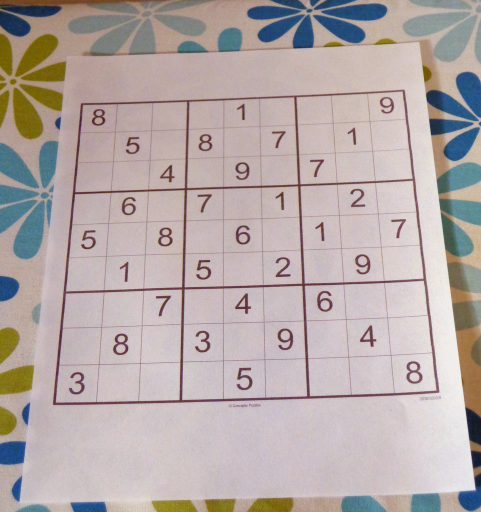
#> input picture examples/sudoku_puzzle.jpg, 962 x 1024 px, found by its file name (shown at 1/2 size)
$ python board_img_arr.py   (older library calls are emulated)
#> lines starting #> are read from the running program, lines starting #| are printed output that depends on the picture; after the words box and inside, x2 and y2 are one past the last pixel; in counts of white or black regions, pixels touching at a corner belong together
#> in __init__, img is the input picture: shape (1024, 962, 3); mean B, G, R 167.9, 169.5, 181
### opencv_sudoku_solver/pyimagesearch/sudoku/puzzle.py
# import the necessary packages
from imutils.perspective import four_point_transform
from skimage.segmentation import clear_border
import numpy as np
import imutils
import cv2
from matplotlib import pyplot as plt

# import modules
from . import multi_img_view


def find_puzzle(image: np.ndarray, debug: bool = False) \
        -> (np.ndarray, np.ndarray):
    """
    Find the puzzle in the input image
    :param image:   image data
    :param debug:   whether to show intermediate images
    :return:        transformed (bird view) image in (1) RGB and (2) Grayscale
    """
#> called with debug = False
    debug_imgs = []  # for debug only, to-show imgs
    debug_subtitles = []  # for debug only, subtitles of the to-show imgs

    # convert the image to grayscale and blur it slightly
    gray = cv2.cvtColor(image, cv2.COLOR_BGR2GRAY)
    blurred = cv2.GaussianBlur(gray, (7, 7), 3)

    # check to see the operations done on the original image
    if debug:
        debug_imgs.append(image.copy())
        debug_subtitles.append("Puzzle Original")
        debug_imgs.append(gray.copy())
        debug_subtitles.append("Puzzle Gray")
        debug_imgs.append(blurred.copy())
        debug_subtitles.append("Puzzle Blurred")

    # apply adaptive thresholding and then invert the threshold map
    thresh = cv2.adaptiveThreshold(blurred, 255,
                                   cv2.ADAPTIVE_THRESH_GAUSSIAN_C, cv2.THRESH_BINARY, 11, 2)
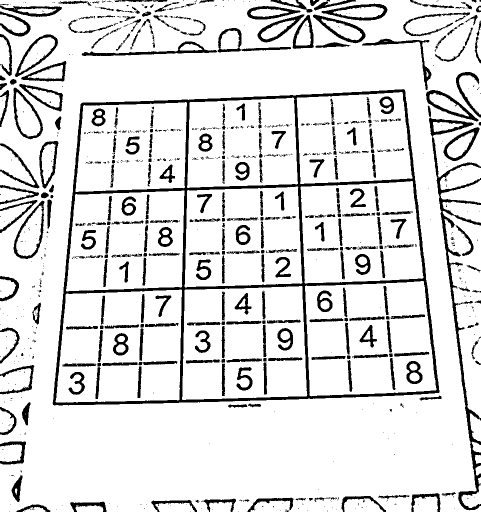
#> thresh: shape (1024, 962) (shown at 1/2 size); 87.1% white; 832 black regions (489 under 20 px), largest, box (x1, y1, x2, y2) and area: (105, 178, 879, 811) 29346, (858, 235, 962, 1021) 8399, (163, 83, 434, 112) 1726
    thresh = cv2.bitwise_not(thresh)
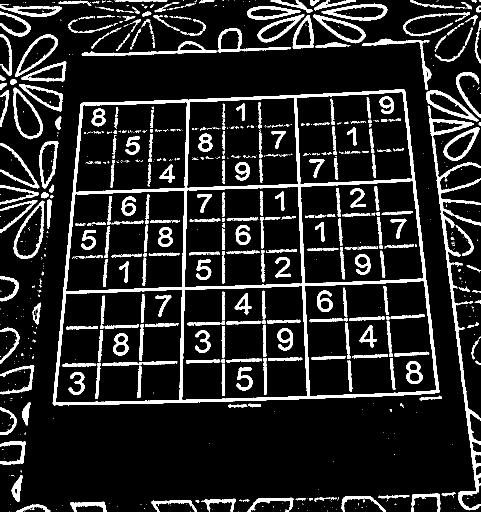
#> thresh: shape (1024, 962) (shown at 1/2 size); 12.9% white; 832 white regions (489 under 20 px)

    # check to see if we are visualizing each step of the image
    # processing pipeline (in this case, thresholding)
    if debug:
        debug_imgs.append(thresh.copy())
        debug_subtitles.append("Puzzle Thresh")

    # find contours in the thresholded image and sort them by size in
    # descending order
    cnts = cv2.findContours(thresh.copy(), cv2.RETR_EXTERNAL,
                            cv2.CHAIN_APPROX_SIMPLE)
#> cnts = 420 contours, 310 with area under 20; largest, box (x1, y1, x2, y2) and area: (105, 178, 879, 811) 430572, (858, 235, 962, 1021) 7705, (27, 401, 89, 518) 4228, (26, 175, 86, 279) 3666, (30, 69, 116, 154) 3168
    cnts = imutils.grab_contours(cnts)
    cnts = sorted(cnts, key=cv2.contourArea, reverse=True)

    # initialize a contour that corresponds to the puzzle outline
    puzzle_cnt = None

    # loop over the contours
    for c in cnts:
        # approximate the contour
        peri = cv2.arcLength(c, True)
        approx = cv2.approxPolyDP(c, 0.02 * peri, True)

        # if our approximated contour has four points, then we can
        # assume we have found the outline of the puzzle
        if len(approx) == 4:
            puzzle_cnt = approx
            break
#> this loop made 1 pass
#> (peri, puzzle_cnt) on pass 1: (2723.2, [[809, 180], [163, 206], [106, 809], [877, 785]])

    # if the puzzle contour is empty then our script could not find
    # the outline of the sudoku puzzle so raise an error
    if puzzle_cnt is None:
        raise Exception(("Could not find Sudoku puzzle outline. "
                         "Try debugging your thresholding and contour steps."))

    # check to see if we are visualizing the outline of the detected
    # sudoku puzzle
    if debug:
        # draw the contour of the puzzle on the image and then display
        # it to our screen for visualization/debugging purposes
        output = image.copy()
        cv2.drawContours(output, [puzzle_cnt], -1, (0, 255, 0), 2)
        debug_imgs.append(output)
        debug_subtitles.append("Puzzle Outline")

    # apply a four point perspective transform to both the original
    # image and grayscale image to obtain a top-down birds eye view
    # of the puzzle
    puzzle = four_point_transform(image, puzzle_cnt.reshape(4, 2))
    warped = four_point_transform(gray, puzzle_cnt.reshape(4, 2))
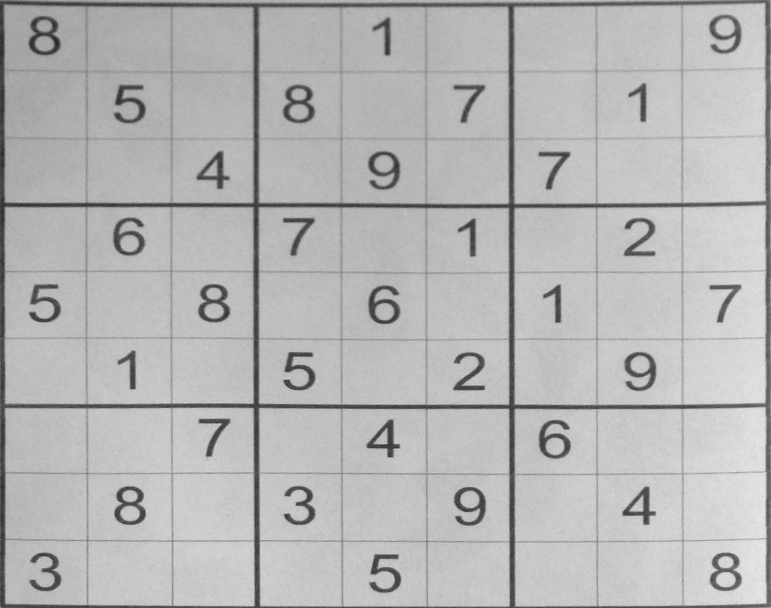
#> warped: shape (608, 771); min 39, max 233, mean 181.7

    # check to see if we are visualizing the perspective transform
    if debug:
        # show the output warped image (again, for debugging purposes)
        debug_imgs.append(puzzle.copy())
        debug_subtitles.append("Puzzle Transform")

    # Show Debug Images
    if debug:
        _ = multi_img_view.multi_img_view(
            images=debug_imgs, subtitles=debug_subtitles, col_cnt=3, row_cnt=2,
            title="Find Puzzle", fig_size=None, close_all=True)
        plt.show()

    # return a 2-tuple of puzzle in both RGB and grayscale
    return puzzle, warped


def extract_digit(cell: np.ndarray, debug: bool = False, final: bool = False) \
        -> np.ndarray:
    """
    Extract the sub-images of digits on the board
    :param cell:    an ROI representing an individual cell of the Sudoku puzzle
                        (it may or may not contain a digit)
    :param debug:   whether to show intermediate images
    :param final:   whether the final mode is on, for EI339 final test images only
    :return:        None if no digit contours found
    """
    debug_imgs = []  # for debug only, to-show imgs
    debug_subtitles = []  # for debug only, subtitles of the to-show imgs
    if debug:
        debug_imgs.append(cell.copy())
        debug_subtitles.append("Cell Original")

    # apply automatic thresholding to the cell and then clear any
    # connected borders that touch the border of the cell
    thresh = cv2.threshold(cell, 0, 255,
                           cv2.THRESH_BINARY_INV | cv2.THRESH_OTSU)[1]
    if final:  # dilate/strengthen the writings
        kernel_size = 6
        kernel = np.ones((kernel_size, kernel_size), np.uint8)
        thresh = cv2.dilate(thresh, kernel=kernel, iterations=1)

    if debug:
        debug_imgs.append(thresh.copy())
        debug_subtitles.append("Threshold")
    thresh = clear_border(thresh)

    # check to see if we are visualizing the cell thresholding step
    if debug:
        debug_imgs.append(thresh.copy())
        debug_subtitles.append("Thresh without Border")

    # find contours in the thresholded cell
    cnts = cv2.findContours(thresh.copy(), cv2.RETR_EXTERNAL,
                            cv2.CHAIN_APPROX_SIMPLE)
    cnts = imutils.grab_contours(cnts)

    # if no contours were found than this is an empty cell
    if len(cnts) == 0:
        if debug:  # show debug images before return
            _ = multi_img_view.multi_img_view(
                images=debug_imgs, subtitles=debug_subtitles, col_cnt=2, row_cnt=2,
                title="Extract Digits - Returned No Contour", fig_size=None, close_all=True)
            plt.show()
        return None

    if final:
        digit = thresh
    else:
        # otherwise, find the largest contour in the cell and create a
        # mask for the contour
        c = max(cnts, key=cv2.contourArea)
        mask = np.zeros(thresh.shape, dtype="uint8")
        cv2.drawContours(mask, [c], -1, 255, -1)
        if debug:
            debug_imgs.append(mask.copy())
            debug_subtitles.append("Mask for the Largest Contour")

        # compute the percentage of masked pixels relative to the total
        # area of the image
        (h, w) = thresh.shape
        percent_filled = cv2.countNonZero(mask) / float(w * h)

        # if less than 3% of the mask is filled then we are looking at
        # noise and can safely ignore the contour
        if percent_filled < 0.03:
            if debug:  # show debug images before return
                _ = multi_img_view.multi_img_view(
                    images=debug_imgs, subtitles=debug_subtitles, col_cnt=2, row_cnt=2,
                    title="Extract Digits - Returned <3%", fig_size=None, close_all=True)
                plt.show()
            return None

        # apply the mask to the thresholded cell
        digit = cv2.bitwise_and(thresh, thresh, mask=mask)

        # check to see if we should visualize the masking step
        if debug:
            debug_imgs.append(digit.copy())
            debug_subtitles.append("Digit by Mask")

    # Show Debug Images
    if debug:
        _ = multi_img_view.multi_img_view(
            images=debug_imgs, subtitles=debug_subtitles, col_cnt=3, row_cnt=2,
            title="Extract Digits (Final Mode %s)" % ("ON" if final else "OFF"),
            fig_size=None, close_all=True)
        plt.show()

    # return the digit to the calling function
    return digit

### opencv_sudoku_solver/pyimagesearch/sudoku/multi_img_view.py
import typing
import matplotlib
from matplotlib import figure
from matplotlib import pyplot as plt


def multi_img_view(images: list, subtitles: list,
                   row_cnt: int, col_cnt: int,
                   title: str = "MULTI-IMG VIEW",
                   fig_size: typing.Tuple[int, int] = None,
                   close_all: bool = True) \
        -> matplotlib.figure.Figure:
    """
    Combine and Show Several Images Together
    :param images:          list of images
    :param subtitles:       list of the subtitles of the images
    :param row_cnt:         number of rows
    :param col_cnt:         number of columns
    :param title:           title of the combine image
    :param fig_size:        size of the figure, (width, height)
    :param close_all:       whether to close all figures during initialization
    :return:                plt, fig
    """
    if close_all:
        plt.close("all")
    if len(images) != len(subtitles):
        raise RuntimeError("[Error] Images Count and Subtitles Count Mismatch:"
                           "Images = %d, Subtitles = %d" % (len(images), len(subtitles)))
    if len(images) > row_cnt * col_cnt:
        raise RuntimeError("[Error] Images Count Overflow:"
                           "Got Max row*col=%d*%d, Assigned %d" % (row_cnt, col_cnt, len(images)))

    if fig_size is not None:
        fig, _ax = plt.subplots(nrows=row_cnt, ncols=col_cnt, figsize=fig_size)
    else:
        fig, _ax = plt.subplots(nrows=row_cnt, ncols=col_cnt)
    ax = _ax.flatten()

    # Subplot Styles: remove spines, x/y-ticks
    for _subplot_ax in ax:
        _subplot_ax.spines['top'].set_visible(False)
        _subplot_ax.spines['right'].set_visible(False)
        _subplot_ax.spines['bottom'].set_visible(False)
        _subplot_ax.spines['left'].set_visible(False)
        _subplot_ax.set_xticks([])
        _subplot_ax.set_yticks([])

    # Show Images & Subtitles
    for _img_idx, (_img, _img_title) in enumerate(zip(images, subtitles)):
        try:
            ax[_img_idx].imshow(_img)
        except TypeError:
            pass
        ax[_img_idx].set_title(_img_title)
        ax[_img_idx].set_xticks([])
        ax[_img_idx].set_yticks([])

    fig.suptitle(title)
    # fig.tight_layout()

    return fig


# [16 lines that do not run on import are left out]

### extract_sudoku/board_img_arr.py
import os
import numpy as np
from opencv_sudoku_solver.pyimagesearch.sudoku import \
    find_puzzle, extract_digit, multi_img_view
from matplotlib import pyplot as plt
import cv2
import typing


class BoardImgArr:
    def __init__(self, img_path: str,
                 roi_shape: typing.Tuple[int, int],
                 norm_255: bool = True,
                 final_ei339: bool = False,
                 debug_board_detection: bool = False,
                 debug_digits_extraction: bool = False,
                 debug_digits_comparison: bool = False):
        """
        :param img_path:                Path of the input image of the board
        :param roi_shape:               Shape of the ROIs, dim=2 (e.g. (28,28))
        :param norm_255:                Whether to normalize by "img/=255."
                                            required True by the TF approach here
                                            required False by the Torch approach here
        :param final_ei339:   whether the final mode is on, for EI339 final test images only
        :param debug_board_detection:   Intermediate images during board detection
        :param debug_digits_extraction: Intermediate images during digits extraction
        :param debug_digits_comparison: Intermediate images of cell & extracted digit
        """
        assert os.path.exists(img_path), "[Error] Input Board Image NOT Found"
        img = cv2.imread(img_path)
        self.img = img
        self.roi_shape = roi_shape
        self.norm_255 = norm_255
        self.final_ei339 = final_ei339
        self.debug_board_detection = debug_board_detection
        self.debug_digits_extraction = debug_digits_extraction
        self.debug_digits_comparison = debug_digits_comparison

        self.board_cells_cnt = 9 * 9
        self.board_size = 9

        # ROI of cells flattened to len=81:
        #   upper-left to lower-right, count columns on one each row first
        # None or guaranteed to be of shape self.roi_shape
        self.img_cells = []
        # Numbers of cells: -99=Empty or <int>number
        self.num_cells = np.full((self.board_size, self.board_size), -99, dtype=np.int)
        self.num_cells_updated = False
        # Cell locations on the input board image: (x,y)
        self.cell_loc = []

        self.__detect_board__()

    def __detect_board__(self) -> None:
        """
        Detect board and extract cells. Update & Store:
            1. Images of cells: in self.img_cells
            2. Locations of cells on the board image: in self.cell_loc
        Based on: https://www.pyimagesearch.com/2020/08/10/opencv-sudoku-solver-and-ocr/
        """
        # find the puzzle in the image and then
        puzzle_image, warped = find_puzzle(self.img)

        # a sudoku puzzle is a 9x9 grid (81 individual cells), so we can
        # infer the location of each cell by dividing the warped image
        # into a 9x9 grid
        step_x = warped.shape[1] // 9
#> step_x = 85
        step_y = warped.shape[0] // 9
#> step_y = 67

        # loop over the grid locations
        for y in range(0, 9):
            # initialize the current list of cell locations
            row = []
            for x in range(0, 9):
                # compute the starting and ending (x, y)-coordinates of the
                # current cell
                start_x = x * step_x
                start_y = y * step_y
                end_x = (x + 1) * step_x
                end_y = (y + 1) * step_y

                # add the (x, y)-coordinates to our cell locations list
                row.append((start_x, start_y, end_x, end_y))

                # crop the cell from the warped transform image and then
                # extract the digit from the cell
                cell_img = warped[start_y:end_y, start_x:end_x]
                digit_img = extract_digit(
                    cell_img, debug=self.debug_digits_extraction, final=self.final_ei339)

                if digit_img is None:
                    self.img_cells.append(None)
                else:
                    if self.debug_digits_comparison:
                        debug_imgs = [cell_img, digit_img]
                        debug_subtitles = ["Cell", "Digit"]
                        _ = multi_img_view.multi_img_view(
                            images=debug_imgs, subtitles=debug_subtitles, col_cnt=3, row_cnt=2,
                            title="Extract Digits", fig_size=None, close_all=True)
                        plt.show()

                    # resize the cell to 28x28 pixels and then prepare the
                    # cell for classification
                    # *** here, you can also use:
                    #   from tensorflow.keras.preprocessing.image import img_to_array
                    #   roi = img_to_array(roi)
                    roi = cv2.resize(digit_img, (28, 28))
                    if self.norm_255:
                        roi = roi.astype("float") / 255.0  # (28, 28)
                    roi = roi.reshape(self.roi_shape)

                    self.img_cells.append(roi)

            # add the row to our cell locations
            self.cell_loc.append(row)
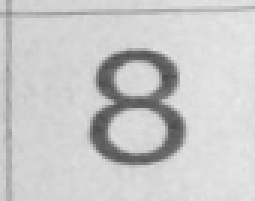
#> cell_img: shape (67, 85) (shown 3 times larger); min 75, max 233, mean 201.7
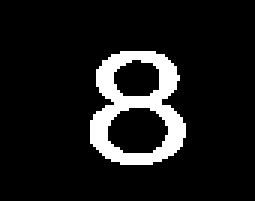
#> digit_img: shape (67, 85) (shown 3 times larger); 10.1% white; 1 white region, box (x1, y1, x2, y2) and area: (30, 17, 62, 55) 573
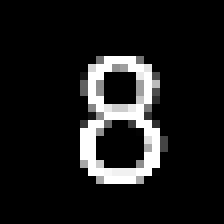
#> roi: shape (28, 28) float64 (shown 8 times larger); min 0, max 1, mean 0.102
#> after the loop, self.cell_loc = 9 items; self.img_cells = 81 items

    def show_board_cells(self) -> None:
        """
        Show how the flattened result, as describe in __init__() self.img_cells
        :return:
        """
        cell_titles = [""] * self.board_cells_cnt
        cell_imgs = [img.reshape(img.shape[0], img.shape[1])
                     if img is not None else None
                     for img in self.img_cells]
#> cell_imgs = 81 items
        fig = multi_img_view.multi_img_view(
            images=cell_imgs, subtitles=cell_titles, col_cnt=9, row_cnt=9,
            title="Cells ROI", fig_size=None, close_all=True)
#> the loop in multi_img_view, `for _subplot_ax in ax:` made 81 passes
#> the loop in multi_img_view, `for _img_idx, (_img, _img_title) in enumerate(zip(images, subtitles)):` made 81 passes
        # fig.tight_layout()
        plt.show()
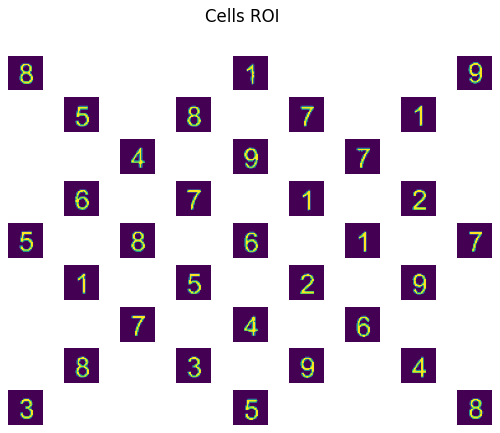
#> figure drawn by matplotlib, 33 panels

    # [58 lines left out: functions output_board_cells, get_cells_imgs, update_cells_nums, get_cells_nums, not called in this run]


if "__main__" == __name__:
    test_image = "../imgs/sudoku_puzzle.jpg"
    bia_obj = BoardImgArr(img_path=test_image, roi_shape=(28, 28))
    bia_obj.show_board_cells()
